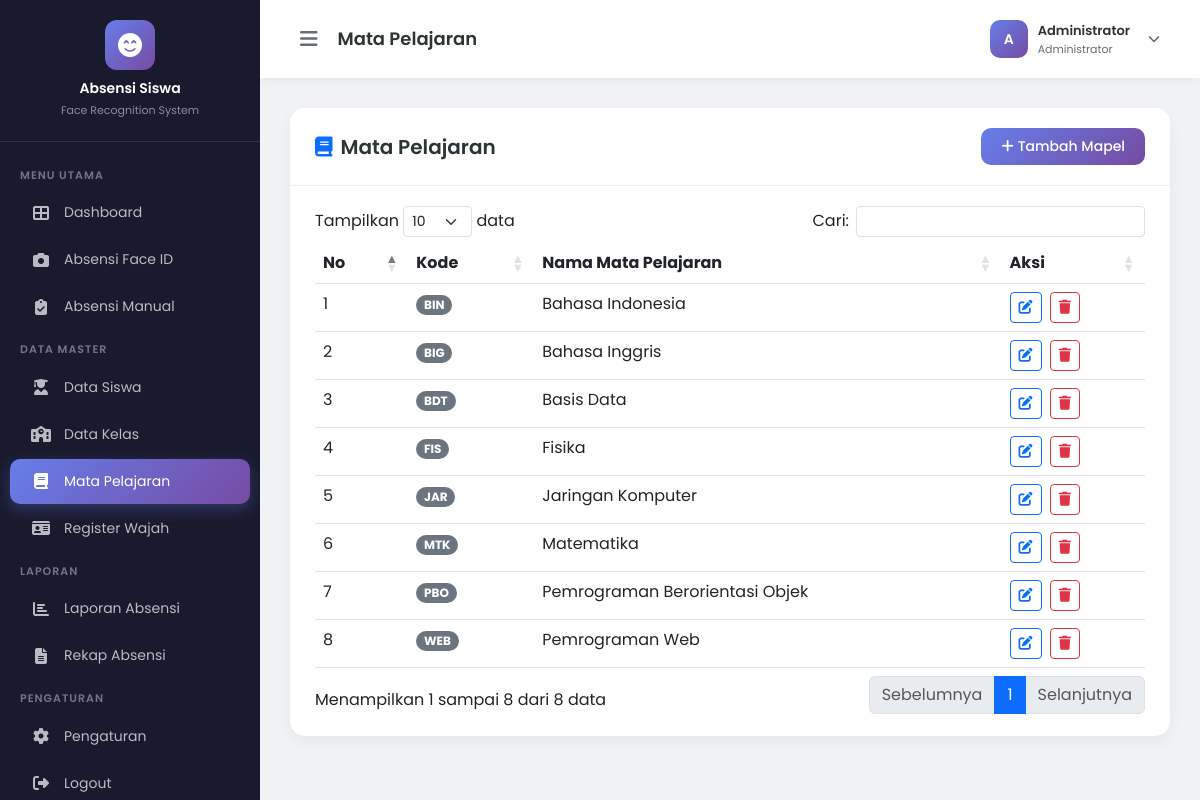
Screenshot of /pages/mapel.php (signed in) with the database file from the repository.
### tables this page shows
CREATE TABLE mata_pelajaran (
    id INT AUTO_INCREMENT PRIMARY KEY,
    kode_mapel VARCHAR(20) NOT NULL UNIQUE,
    nama_mapel VARCHAR(100) NOT NULL,
    created_at TIMESTAMP DEFAULT CURRENT_TIMESTAMP,
    updated_at TIMESTAMP DEFAULT CURRENT_TIMESTAMP ON UPDATE CURRENT_TIMESTAMP
);

### pages/mapel.php (the view, shortened to what this page needs)
<?php
require_once __DIR__ . '/../includes/header.php';
$subjects = mysqli_query($conn, "SELECT * FROM mata_pelajaran ORDER BY nama_mapel");
?>
<div class="table-card">
    <div class="card-header">
        <h5><i class="fas fa-book me-2 text-primary"></i>Mata Pelajaran</h5>
        <button class="btn btn-primary-gradient" data-bs-toggle="modal" data-bs-target="#modalMapel" onclick="resetForm()">
            <i class="fas fa-plus me-1"></i>Tambah Mapel
        </button>
    </div>
    <div class="card-body">
        <div class="table-responsive">
            <table class="table table-hover datatable">
                <thead>
                    <tr>
                        <th>No</th>
                        <th>Kode</th>
                        <th>Nama Mata Pelajaran</th>
                        <th>Aksi</th>
                    </tr>
                </thead>
                <tbody>
                    <?php $no = 1; while ($row = mysqli_fetch_assoc($subjects)): ?>
                    <tr>
                        <td><?= $no++ ?></td>
                        <td><span class="badge bg-secondary rounded-pill"><?= $row['kode_mapel'] ?></span></td>
                        <td><?= $row['nama_mapel'] ?></td>
                        <td>
                            <button class="btn btn-sm btn-outline-primary me-1" onclick="editMapel(<?= htmlspecialchars(json_encode($row)) ?>)">
                                <i class="fas fa-edit"></i>
                            </button>
                            <button class="btn btn-sm btn-outline-danger" onclick="confirmDelete('mapel.php?delete=<?= $row['id'] ?>')">
                                <i class="fas fa-trash"></i>
                            </button>
                        </td>
                    </tr>
                    <?php endwhile; ?>
                </tbody>
            </table>
        </div>
    </div>
</div>
<?php require_once __DIR__ . '/../includes/footer.php'; ?>

### includes/header.php (style rules this page uses)
* { font-family: 'Poppins', sans-serif; }
:root { --sidebar-width: 260px; --primary-gradient: linear-gradient(135deg, #667eea 0%, #764ba2 100%); --sidebar-bg: #1a1a2e; --sidebar-hover: #16213e; --sidebar-active: #0f3460; }
body { background-color: #f0f2f5; overflow-x: hidden; }
.table-card { background: white; border-radius: 15px; box-shadow: 0 5px 15px rgba(0,0,0,0.05); border: none; overflow: hidden; }
.table-card .card-header { background: white; border-bottom: 1px solid #eee; padding: 20px 25px; display: flex; align-items: center; justify-content: space-between; }
.table-card .card-header h5 { font-weight: 600; margin: 0; color: #2d3436; }
.table-card .card-body { padding: 20px 25px; }
.btn-primary-gradient { background: var(--primary-gradient); border: none; color: white; border-radius: 10px; padding: 8px 20px; font-size: 14px; font-weight: 500; transition: all 0.3s; }

### rows the page displays
mata_pelajaran: kode_mapel "BIN", nama_mapel "Bahasa Indonesia"
mata_pelajaran: kode_mapel "BIG", nama_mapel "Bahasa Inggris"
mata_pelajaran: kode_mapel "BDT", nama_mapel "Basis Data"
mata_pelajaran: kode_mapel "FIS", nama_mapel "Fisika"
mata_pelajaran: kode_mapel "JAR", nama_mapel "Jaringan Komputer"
mata_pelajaran: kode_mapel "MTK", nama_mapel "Matematika"
mata_pelajaran: kode_mapel "PBO", nama_mapel "Pemrograman Berorientasi Objek"
mata_pelajaran: kode_mapel "WEB", nama_mapel "Pemrograman Web"

### other values shown
$page_title "Mata Pelajaran"
substr($_SESSION['admin_nama'] ?? 'A', 0, 1) "A"
$_SESSION['admin_nama'] "Administrator"
